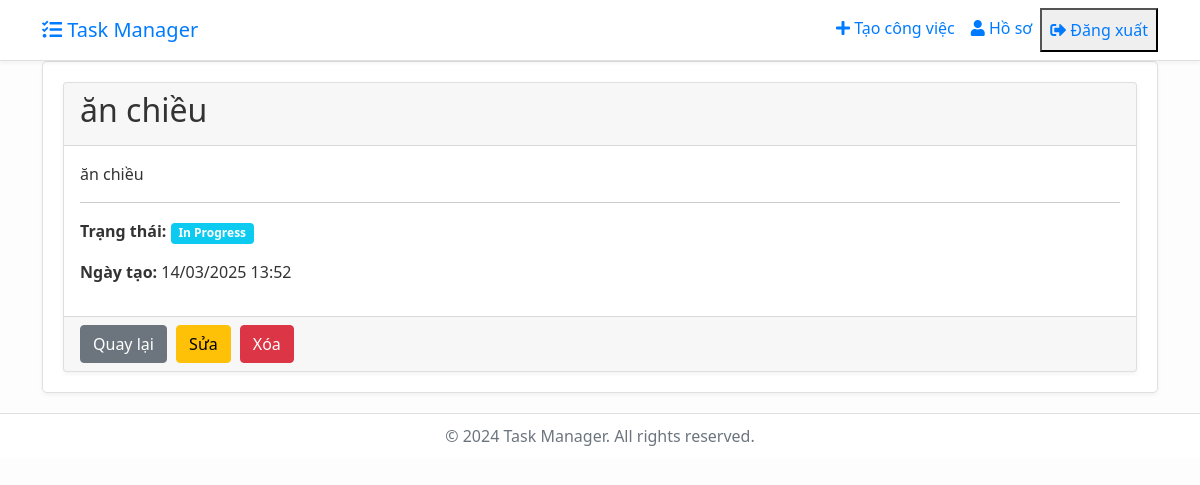
Screenshot of /task/12/ (signed in) with the database file from the repository.
### tasks/models.py (models this page shows, shortened)
class Task(models.Model):
    STATUS_CHOICES = [
        ('pending', 'Pending'),
        ('in_progress', 'In Progress'),
        ('completed', 'Completed'),
    ]
    CATEGORY_CHOICES = [  # Đổi tên biến thành CATEGORY_CHOICES để rõ ràng hơn
        ('work', 'Work'),
        ('personal', 'Personal'),
        ('study', 'Study'),
        ('other', 'Other'),
    ]
    title = models.CharField(max_length=100)
    description = models.TextField(blank=True)
    created = models.DateTimeField(default=timezone.now)
    finished = models.DateTimeField(null=True, blank=True)
    status = models.CharField(max_length=20, choices=STATUS_CHOICES, default='pending')
    category = models.CharField(max_length=20, choices=CATEGORY_CHOICES, default='other')  # Thêm trường category
    user = models.ForeignKey(User, on_delete=models.CASCADE)

### tasks/views.py (the view)
# urls.py: path('task/<int:pk>/', views.TaskDetailView.as_view(), name='task-detail'),
class TaskDetailView(LoginRequiredMixin, UserPassesTestMixin, DetailView):
    model = Task
    def test_func(self):
        task = self.get_object()
        return self.request.user == task.user or self.request.user.is_staff

### tasks/templates/tasks/task_detail.html (shortened to what this page needs)
{% extends "base.html" %}
{% block content %}
<div class="content-section">
    <div class="card">
        <div class="card-header">
            <h2>{{ object.title }}</h2>
        </div>
        <div class="card-body">
            <p class="card-text">{{ object.description }}</p>
            <hr>
            <div class="row">
                <div class="col-md-6">
                    <p><strong>Trạng thái:</strong>
                        <span class="badge {% if object.status == 'completed' %}bg-success
                                         {% elif object.status == 'in_progress' %}bg-info
                                         {% else %}bg-warning{% endif %}">
                            {{ object.get_status_display }}
                        </span>
                    </p>
                    <p><strong>Ngày tạo:</strong> {{ object.created|date:"d/m/Y H:i" }}</p>
                </div>
            </div>
        </div>
        <div class="card-footer">
            <a class="btn btn-secondary" href="{% url 'task-list' %}">Quay lại</a>
            <a class="btn btn-warning" href="{% url 'task-update' object.id %}">Sửa</a>
            <a class="btn btn-danger" href="{% url 'task-delete' object.id %}">Xóa</a>
        </div>
    </div>
</div>
{% endblock content %}

### templates/base.html (style rules this page uses)
body { background: #fdfdfd; color: #333; min-height: 100vh; display: flex; flex-direction: column; }
.content-section { background: #ffffff; padding: 20px; border: 1px solid #e0e0e0; border-radius: 5px; margin-bottom: 20px; box-shadow: 0 2px 4px rgba(0, 0, 0, 0.05); }
.btn { margin-right: 5px; }
.card { background: #ffffff; box-shadow: 0 2px 4px rgba(0, 0, 0, 0.05); transition: all 0.3s ease; }

### rows the page displays
Task: title "ăn chiều", description "ăn chiều", status "In Progress", created "14/03/2025 13:52"
